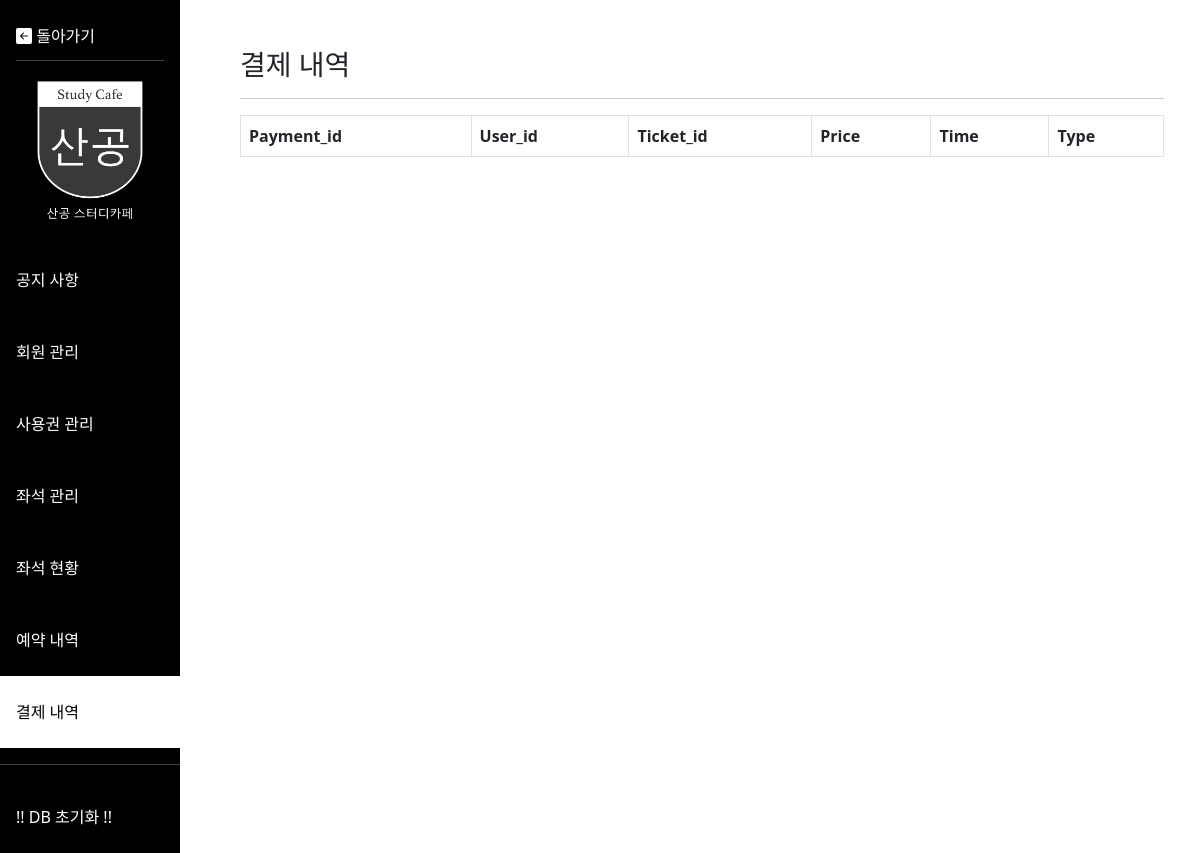
Before: /admin/admin_payment.php with the older database file.
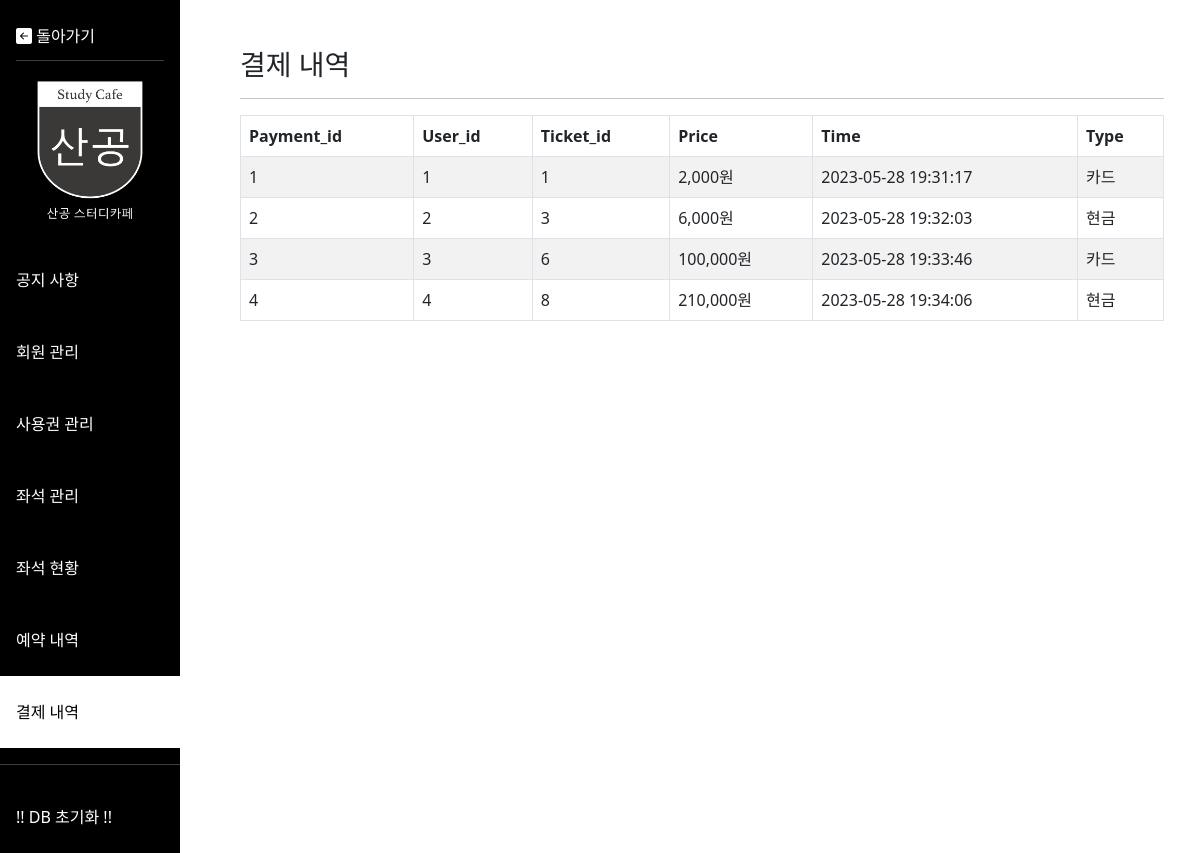
After: the same page with the newer database file.
### tables this page shows
create table P_PAYMENT(
Payment_id int auto_increment primary key,
User_id int not null,
Ticket_id int not null,
Price int not null,
Time timestamp not null,
Type varchar(10) not null,
constraint p_userFK foreign key(User_id)
   references P_USER(User_id) ON DELETE CASCADE,
constraint p_ticketFK foreign key(Ticket_id)
   references P_TICKET(Ticket_id),
constraint payment_type_check check(Type in('card', 'cash'))
);

### admin/admin_payment.php (the view, shortened to what this page needs)
<!DOCTYPE html>
<html lang="ko">
<head>
  <link href="https://cdn.jsdelivr.net/npm/bootstrap@5.2.3/dist/css/bootstrap.min.css" rel="stylesheet">
  <link rel="stylesheet" href="https://cdn.jsdelivr.net/npm/bootstrap-icons@1.7.1/font/bootstrap-icons.css">
</head>
<body>
  <div class="row">
    <div class="col-2">
      <?php
      include "menu.php"
      ?>
    </div>
    <div class="col-10 p-5">
      <h3>결제 내역
      </h3>
      <hr/>
      <table class="table table-bordered table-striped table-hover">
        <thead>
          <tr>
            <th scope="col">Payment_id</th>
            <th scope="col">User_id</th>
            <th scope="col">Ticket_id</th>
            <th scope="col">Price</th>
            <th scope="col">Time</th>
            <th scope="col">Type</th>
          </tr>
        </thead>
        <tbody>
          <?php
          $mysqli = connect();
          $query = "SELECT * FROM P_PAYMENT";
          $res = mysqli_query($mysqli, $query);
          $rows = $res->fetch_all(MYSQLI_ASSOC);
          foreach($rows as $row){
            $payment_id = $row['Payment_id'];
            $user_id = $row['User_id'];
            $ticket_id = $row['Ticket_id'];
            $price = $row['Price'];
            $time = $row['Time'];
            $type = $row['Type'];
            $type_fit = '';
            $price_fit = number_format($price).'원';
            if($type=='card'){
              $type_fit = '카드';
            }else if($type=='cash'){
              $type_fit = '현금';
            }
            echo "
            <tr>
              <td>$payment_id</td>
              <td>$user_id</td>
              <td>$ticket_id</td>
              <td>$price_fit</td>
              <td>$time</td>
              <td>$type_fit</td>
            </tr>
            ";
          }
          ?>
        </tbody>
      </table>
    </div>
  </div>
</body>
</html>

### admin/menu.php (shortened to what this page needs)
<link rel="stylesheet" href="styles/menu.css">
<ul id="menu" class="navbar-nav pt-3">
  <div class="mx-3">
    <a class="nav-link" href="../index.php">
      <i class="bi bi-arrow-left-square-fill"></i>
      돌아가기
    </a>
    <hr class="my-1" />
  </div>
  <img id="logo" src="../images/logo2.png" class="px-lg-4 px-1 my-3">
  <li id="notice" class="p-3">
    <a class="nav-link" href="./admin_notice.php">공지 사항</a>
  </li>
  <li id="user" class="p-3">
    <a class="nav-link" href="./admin_user.php">회원 관리</a>
  </li>
  <li id="ticket" class="p-3">
    <a class="nav-link" href="./admin_ticket.php">사용권 관리</a>
  </li>
  <li id="seat" class="p-3">
    <a class="nav-link" href="./admin_seat.php">좌석 관리</a>
  </li>
  <li id="seat_status" class="p-3">
    <a class="nav-link" href="./admin_seat_status.php">좌석 현황</a>
  </li>
  <li id="reservation" class="p-3">
    <a class="nav-link" href="./admin_reservation.php">예약 내역</a>
  </li>
  <li id="payment" class="p-3">
    <a class="nav-link" href="./admin_payment.php">결제 내역</a>
  </li>
  <hr/>
  <li class="p-3">
    <a class="nav-link" href='#' onclick=resetDB()>!! DB 초기화 !!</a>
  </li>
</ul>

### admin/styles/menu.css (style rules this page uses)
body { height: 100%; }
#menu { background-color: black; min-height: 100vh; height: 100%; color: white; }
.selected { background-color: white; color:black; }

Changed rows visible on the page:
added p_payment: Payment_id "1", User "1", Ticket "1", Price "2,000원", Time "2023-05-28 19:31:17", Type "카드"
added p_payment: Payment_id "2", User "2", Ticket "3", Price "6,000원", Time "2023-05-28 19:32:03", Type "현금"
added p_payment: Payment_id "3", User "3", Ticket "6", Price "100,000원", Time "2023-05-28 19:33:46", Type "카드"
added p_payment: Payment_id "4", User "4", Ticket "8", Price "210,000원", Time "2023-05-28 19:34:06", Type "현금"
